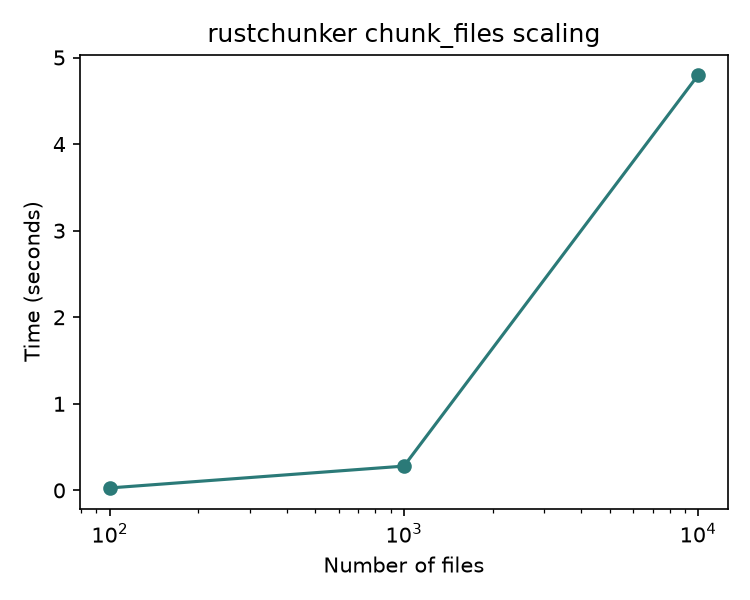

Write Python code to recreate this figure.
"""Benchmarks rustchunker.chunk_files scaling across different file counts."""
import argparse
import os
import sys
import time

import matplotlib

matplotlib.use("Agg")
import matplotlib.pyplot as plt

sys.path.insert(0, os.path.dirname(__file__))
from generate_test_data import generate_documents

from rustchunker import chunk_files

MAX_TOKENS = 256
OVERLAP = 20
SIZES = [100, 1000, 10000]


def ensure_pool(data_dir, count, seed=42):
    existing = (
        [f for f in os.listdir(data_dir) if f.endswith(".txt")] if os.path.isdir(data_dir) else []
    )
    if len(existing) >= count:
        return
    generate_documents(data_dir, count, seed=seed)


def main():
    parser = argparse.ArgumentParser(description=__doc__)
    parser.add_argument(
        "--data-dir", default=os.path.join(os.path.dirname(__file__), "data_scaling")
    )
    parser.add_argument("--sizes", type=int, nargs="+", default=SIZES)
    parser.add_argument(
        "--out", default=os.path.join(os.path.dirname(__file__), "bench_scaling.png")
    )
    args = parser.parse_args()

    max_size = max(args.sizes)
    ensure_pool(args.data_dir, max_size)
    all_paths = sorted(
        os.path.join(args.data_dir, f) for f in os.listdir(args.data_dir) if f.endswith(".txt")
    )[:max_size]

    results = []
    for size in sorted(args.sizes):
        paths = all_paths[:size]
        start = time.perf_counter()
        chunks = chunk_files(paths, max_tokens=MAX_TOKENS, overlap=OVERLAP, strategy="sentence")
        elapsed = time.perf_counter() - start
        rate = len(chunks) / elapsed if elapsed > 0 else float("inf")
        print(f"{size:>6} files -> {elapsed:.3f}s  ({len(chunks)} chunks, {rate:.0f} chunks/s)")
        results.append((size, elapsed))

    fig, ax = plt.subplots(figsize=(5, 4))
    sizes, times = zip(*results)
    ax.plot(sizes, times, marker="o", color="#2b7a78")
    ax.set_xlabel("Number of files")
    ax.set_ylabel("Time (seconds)")
    ax.set_title("rustchunker chunk_files scaling")
    ax.set_xscale("log")
    fig.tight_layout()
    fig.savefig(args.out, dpi=150)
    print(f"Chart saved to {args.out}")


if __name__ == "__main__":
    main()
